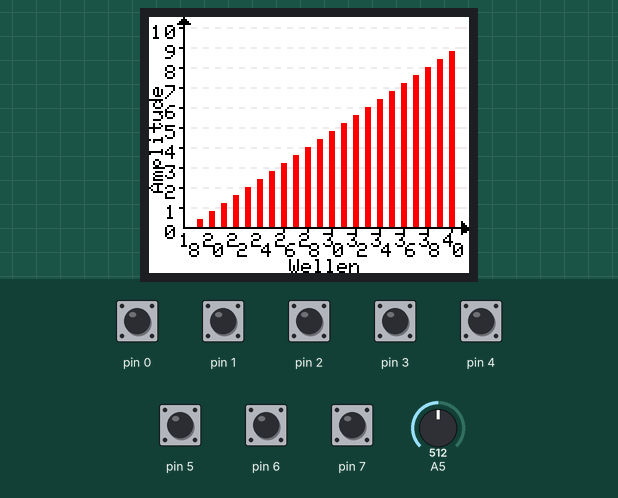
The sketch below on a simulated Arduino Uno, built for the host (arithmetic inside an expression is 32-bit, double 64-bit). Parts: 160×128 colour display. The inputs (shaded band) are chosen by the test bench; at power-on: pin 0–7 HIGH, A5 = 512.

Above: at 5.4 s.
5.5 s: pin 4 pulled LOW for 0.15 s
At 6.1 s:
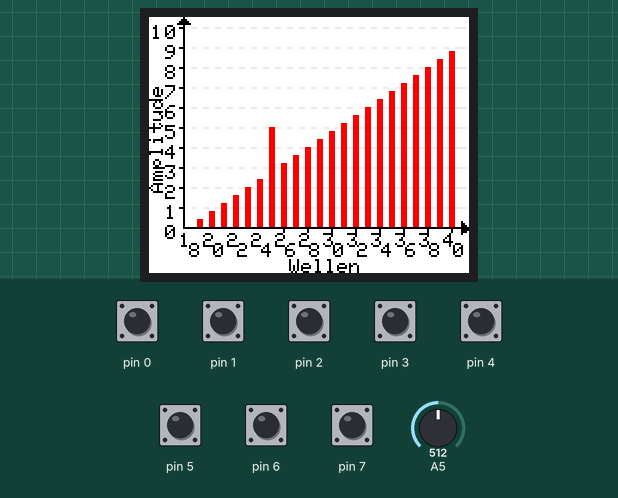
7.1 s: pin 5 pulled LOW for 0.15 s
At 8.5 s:
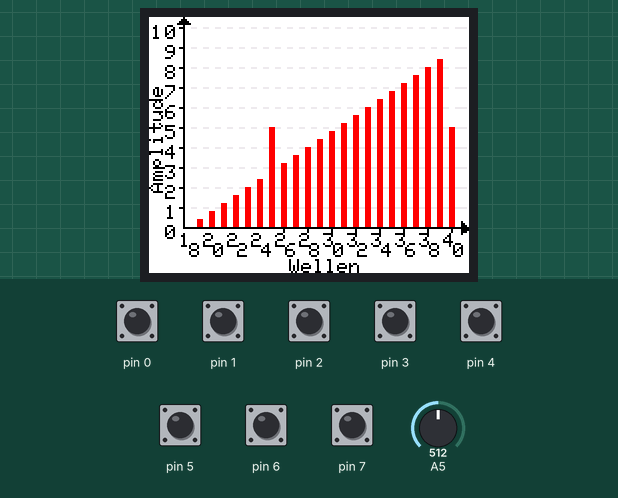
Timing chart, 0 to 10.1 s (numbered marks = the images above; inputs shaded):
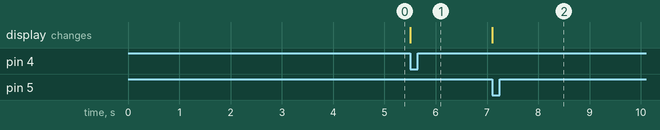

The sketch:

Display_Ratterschleifen.ino
```cpp
#include <Adafruit_GFX.h>    // Core graphics library
#include <Adafruit_ST7735.h> // Hardware-specific library
#include <SPI.h>


#define TFT_CS     10
#define TFT_RST    9
#define TFT_DC     8

Adafruit_ST7735 tft = Adafruit_ST7735(TFT_CS,  TFT_DC, TFT_RST);

#define TFT_SCLK 13   // Hardware SPI CLK
#define TFT_MOSI 11   // Hardware SPI MOSI

int Amp[22];
unsigned int input = 0;
char msg[10];
int supplyV =0;

void setup(void) {
  DDRD = 0x00;
  PORTD= 0xFF;
  tft.initR(INITR_BLACKTAB);   // initialize a ST7735S chip, black tab

  tft.setRotation(1);
  tft.fillScreen(ST7735_WHITE);

  // tft print function!
  Achsenbeschriftung();

  for(int i=10;i<=32;i++){
  //Amp 0-100
    Amp[i-10] = (i-10)*4;
    Balken_aktualisieren(i,Amp[i-10]);
  }

  delay(4000);

}

void loop() {
  input =255 - (unsigned int)PIND +1;

  supplyV=(read_ADC5()/100)*2;


  if(supplyV>100)
   supplyV=100;
  if(supplyV<0)
  supplyV=0;

  if(input > 10) {
    if(input>32)
       input=32;


    Balken_aktualisieren(input,(int) supplyV);
  }
}


  void Achsenbeschriftung() {

  int idx = 0;
  char txt[2];

  tft.setCursor(1, 4);
  // y-Achse
  tft.setTextWrap(false);
  tft.setTextColor(ST7735_BLACK);
  tft.setTextSize(1);
  tft.println(1);
   tft.setCursor(8, 4);
  tft.setTextWrap(false);
  tft.setTextColor(ST7735_BLACK);
  tft.setTextSize(1);
  tft.println(0);

for(idx=9;idx>=0;idx--){
  itoa(idx,&txt[0],10);
  tft.setCursor(8, 4+10*(10-idx));
  tft.setTextWrap(false);
  tft.setTextColor(ST7735_BLACK);
  tft.setTextSize(1);
  tft.println(txt[0]);
  tft.drawFastHLine(15, 15+10*(8-idx), 2, ST7735_BLACK);
  tft.drawFastHLine(18, 15+10*(8-idx), 141, 0b1110111101011101);
  for(int i=10;i<=32;i++){
    tft.drawFastVLine(18+(i-10)*6, 5, 100, ST7735_WHITE);
    tft.drawFastVLine(19+(i-10)*6, 5, 100, ST7735_WHITE);
    tft.drawFastVLine(20+(i-10)*6, 5, 100, ST7735_WHITE);
  }
  }

  //x-Achse
  for(idx=18;idx<41;idx=idx+2){
  itoa(idx,&txt[0],10);
  tft.setCursor(15+(idx-18)*6, 108);
  tft.setTextWrap(false);
  tft.setTextColor(ST7735_BLACK);
  tft.setTextSize(1);
  tft.println(txt[0]);
  tft.setCursor(20+(idx-18)*6, 113);
  tft.println(txt[1]);
  tft.setCursor(70,121);
  tft.println("Wellen");
  tft.setRotation(0);
  tft.setCursor(40,0);
  tft.println("Amplitude");
  tft.setRotation(1);

  tft.drawFastVLine(19+(idx-10)*6, 106, 2, ST7735_BLACK);
  }
  //Achsen
  tft.drawFastHLine(17, 105, 139, ST7735_BLACK);
  tft.drawFastVLine(17, 4, 102, ST7735_BLACK);
  tft.fillTriangle(160, 105,156,108, 156, 102, ST7735_BLACK);
  tft.fillTriangle(14, 3,17,0, 20, 3, ST7735_BLACK);

}

void Balken_aktualisieren(int ii, int A) {
  if(A>=0){
    tft.drawFastVLine(18+(ii-10)*6, 5, 100-A, ST7735_WHITE);
    tft.drawFastVLine(19+(ii-10)*6, 5, 100-A, ST7735_WHITE);
    tft.drawFastVLine(20+(ii-10)*6, 5, 100-A, ST7735_WHITE);
    //for(int idx=9;idx>=0;idx--){
    //  tft.drawFastHLine(18, 15+10*(8-idx), 141, 0b1110111101011101);
    //}
    tft.drawFastVLine(18+(ii-10)*6, 105-A, A, ST7735_RED);
    tft.drawFastVLine(19+(ii-10)*6, 105-A, A, ST7735_RED);
    tft.drawFastVLine(20+(ii-10)*6, 105-A, A, ST7735_RED);

  }
}


long read_ADC5(){
  bitClear(PRR, PRADC);
  ADCSRA |= bit(ADEN); // Enable the ADC
  long result;
  // Read 1.1V reference against Vcc
  #if defined(__AVR_ATtiny84__)
    ADMUX = _BV(MUX5) | _BV(MUX0); // For ATtiny84
  #else
    ADMUX = _BV(REFS0) | _BV(MUX2) | _BV(MUX0); // For ATmega328 - int. Ref AVcc - Ch.5
  #endif
  delay(2); // Wait for Vref to settle
  ADCSRA |= _BV(ADSC); // Convert
  while (bit_is_set(ADCSRA,ADSC));
  result = ADCL;
  result |= ADCH<<8;
  result = result*5000/1024; // Back-calculate Vcc in mV
  //ADCSRA &= ~ bit(ADEN);
  //bitSet(PRR, PRADC); // Disable the ADC to save power
  return result;
}
```

Measured:
- after the input at 5.5 s, the display: changes at once (image 1)
- after the input at 7.1 s, the display: changes at once (image 2)
